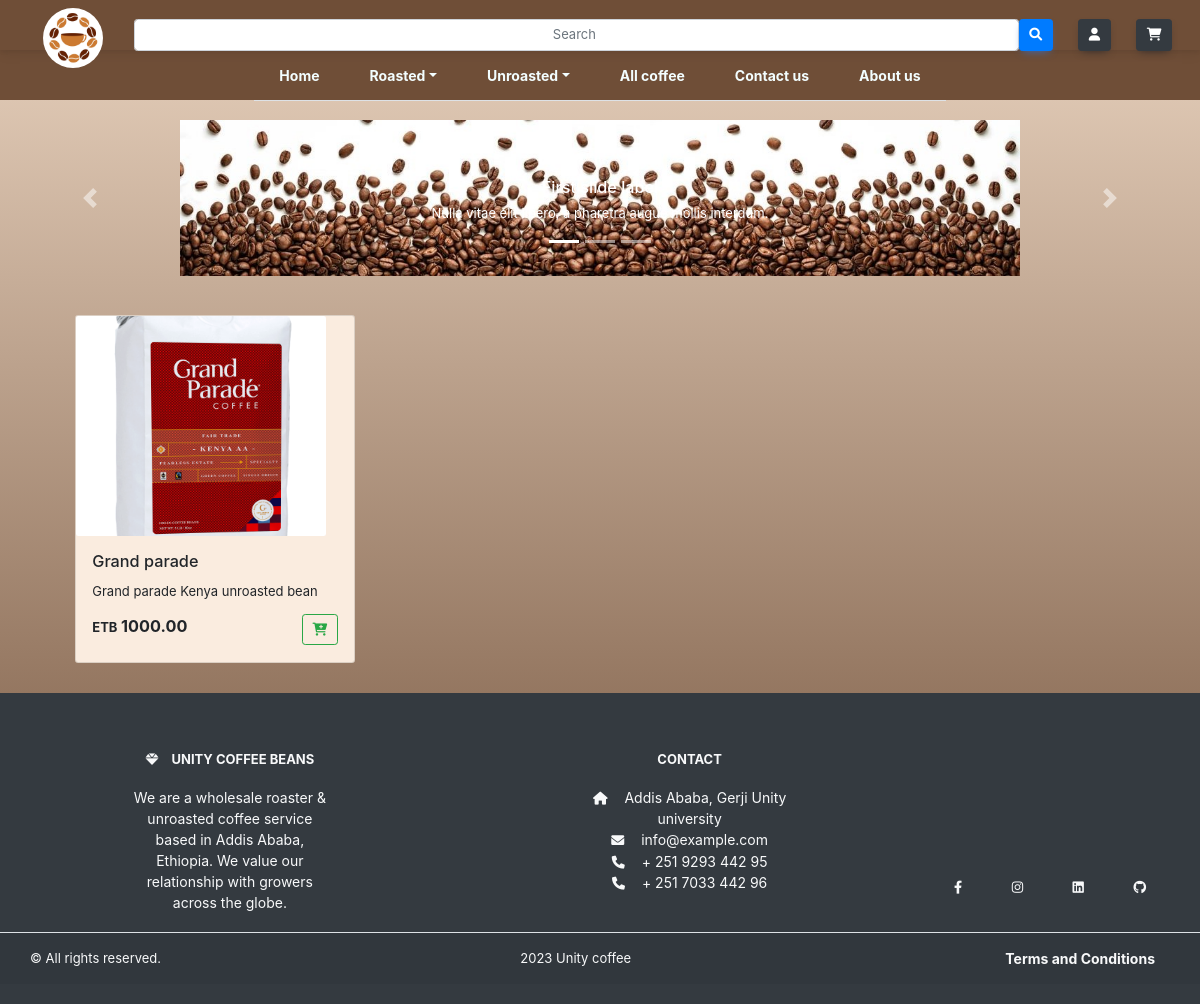
Screenshot of /category/unroasted-robusta.php with the database file from the repository.
### tables this page shows
CREATE TABLE IF NOT EXISTS `product` (
  `id` int NOT NULL AUTO_INCREMENT,
  `name` varchar(30) NOT NULL,
  `category` varchar(30) NOT NULL,
  `subcategory` varchar(30) NOT NULL,
  `description` varchar(60) NOT NULL,
  `price` decimal(10,2) NOT NULL,
  `img_uri` varchar(255) NOT NULL,
  PRIMARY KEY (`id`),
  UNIQUE KEY `id` (`id`),
  KEY `id_2` (`id`),
  KEY `id_3` (`id`)
);

### models/Product.php (called while the page is built, shortened)
<?php
class Product {
    private $name;
    private $description;
    private $price;
    private $img_uri;
    public function getName() {
        return $this->name;
    }
    public function setName($name) {
        $this->name = $name;
    }
    public function getDescription() {
        return $this->description;
    }
    public function setDescription($description) {
        $this->description = $description;
    }
    public function getPrice() {
        return $this->price;
    }
    public function setPrice($price) {
        $this->price = $price;
    }
    public function getImgUri() {
        return $this->img_uri;
    }
    public function setImgUri($img_uri) {
        $this->img_uri = $img_uri;
    }
}
?>

### category/unroasted-robusta.php (the view, shortened to what this page needs)
<?php
require_once '../models/Product.php';
require_once '../database/database.php';
?>
<!DOCTYPE html>
<html lang="en">
<head>
    <link href="../styles/fontawesome6/pro/css/all.css" rel="stylesheet" />
    <link rel="stylesheet" href="../styles/mdb/css/mdb.min.css">
    <link rel="stylesheet" href="../styles/bootstrap/css/bootstrap.min.css" />
    <link rel="stylesheet" href="../styles/styles.css">
</head>
<body class="bg-light" translate="transition">
    <header class="header">
        <nav class="navbar navbar-expand-sm">
            <div class="container-fluid">
                <a href="../" class="navbar-brand">
                    <img src="../images/logo.jpg" alt="Logo" style="width: 60px; height: 60px; margin-top: 40%;" class="rounded-circle float-start" />
                </a>
                <div style="display: flex; flex-direction: row; width: 100%; margin: auto; float: right">
                    <input type="search" name="searchInput" placeholder="Search" id="search_input" class="form-control" style="width: 100%;" onclick="openSearchPage()">
                    <button class="btn btn-primary" type="submit" style="margin-top: 20px; float: left;">
                        <i class="fa-solid fa-search"></i>
                    </button>
                </div>
                <a href="../signin.php">
                    <button class="btn btn-dark position-relative" style=" margin-left: 10px; margin-right: 10px;  margin-top: 20px; float: right;">
                        <i class="fa-user fa-solid"></i>
                    </button>
                </a>
                <div>
                    <button class="btn btn-dark position-relative" style="margin-top: 20px; float: right;">
                        <i class="fa-shopping-cart fa-solid mr-auto"></i>
                    </button>
                </div>
    </header>
    <nav class="bg-opacity-50">
        <ul class="nav nav-tabs flex-row">
            <li class="nav-item"><a href="../" class="">Home</a></li>
            <li class="navig nav-item" data-bs-toggle="dropdown">
                <div class="dropdown">
                    <a class="dropdown-toggle" data-bs-toggle="dropdown" href="#">
                        Roasted</a>
                </div>
            </li>
            <li class="nav-item" data-bs-toggle="dropdown">
                <div class="dropdown">
                    <a class="dropdown-toggle" data-bs-toggle="dropdown" href="">
                        Unroasted</a>
                </div>
            </li>
            <li class="nav-item"><a href="./all-coffee.php">All coffee</a></li>
            <li class="nav-item"><a href="../contact-up.php">Contact us</a></li>
            <li class="nav-item"><a href="../about-up.php">About us</a></li>
        </ul>
    </nav>
  <div id="carouselBasicExample" class="carousel slide carousel-fade" data-mdb-ride="carousel">
    <div class="carousel-indicators">
      <button type="button" data-mdb-target="#carouselBasicExample" data-mdb-slide-to="0" class="active" aria-current="true" aria-label="Slide 1"></button>
      <button type="button" data-mdb-target="#carouselBasicExample" data-mdb-slide-to="1" aria-label="Slide 2"></button>
      <button type="button" data-mdb-target="#carouselBasicExample" data-mdb-slide-to="2" aria-label="Slide 3"></button>
    </div>
    <div class="carousel-inner " style="height: 20%; max-width: 70%; margin: auto; margin-top: 20px;">
      <div class="carousel-item active">
        <img src="../images/coffee_bean_ad_background_1.jpg" class="d-block w-100" alt="Sunset Over the City" />
        <div class="carousel-caption d-none d-md-block">
          <h5>First slide label</h5>
          <p>Nulla vitae elit libero, a pharetra augue mollis interdum.</p>
        </div>
      </div>
    </div>
    <button class="carousel-control-prev" type="button" data-mdb-target="#carouselBasicExample" data-mdb-slide="prev">
      <span class="carousel-control-prev-icon" aria-hidden="true"></span>
    </button>
    <button class="carousel-control-next" type="button" data-mdb-target="#carouselBasicExample" data-mdb-slide="next">
      <span class="carousel-control-next-icon" aria-hidden="true"></span>
    </button>
  </div>
    <div class=" justify-content-center container-fluid mt-5" style="width: 90%">
        <div class="card-grid card-group">
            <?php
            $stmt = $conn->prepare("SELECT * FROM product WHERE category = 'unroasted' AND subcategory = 'robusta'");
            $stmt->execute();
            $results = $stmt->fetchAll(PDO::FETCH_ASSOC);
            foreach ($results as $result) {
                $product = new Product();
                $product->setId($result['id']);
                $product->setName($result['name']);
                $product->setCategory($result['category']);
                $product->setSubcategory($result['subcategory']);
                $product->setDescription($result['description']);
                $product->setPrice($result['price']);
                $product->setImgUri($result['img_uri']);
                $card =  "
              <div class='card hover-shadow hover-zoom'>
              <img src='../images/" . $product->getImgUri() . "' class='card-img hover-overlay' alt='Product Image'>
              <div class='card-body'>
                <h5 class='card-title'>" . $product->getName() . "</h5>
                <p class='card-text'>" . $product->getDescription() . "</p>
                <div class='d-flex align-items-center justify-content-between'>
                  <p class='card-subtitle'><span class='fw-bold'>ETB</span> <span class='h5 fw-bold'>" . $product->getPrice() . "</span></p>
                  <i class='btn btn-outline-success hover-shadow'><i class='fa-solid fa-cart-plus'></i></i>
                </div>
              </div>
            </div>
            ";
                echo $card;
            }
            ?>
        </div>
    </div>
    <footer class="text-center text-lg-start bg-dark text-light">
        <div class="d-flex flex-column flex-lg-row justify-content-between">
            <section class="">
                <div class="container text-center text-md-start mt-5">
                    <div class="row mt-3">
                        <div class="col-md-3 col-lg-4 col-xl-3 mx-auto mb-4">
                            <h6 class="text-uppercase fw-bold mb-4">
                                <i class="fas fa-gem me-3"></i>Unity coffee beans
                            </h6>
                            <p>
                                We are a wholesale roaster & unroasted coffee service based in Addis Ababa, Ethiopia.
                                We value our relationship with growers across the globe.
                            </p>
                        </div>
                        <div class="col-md-4 col-lg-3 col-xl-3 mx-auto mb-md-0 mb-4">
                            <h6 class="text-uppercase fw-bold mb-4">Contact</h6>
                            <p><i class="fas fa-home me-3"></i> Addis Ababa, Gerji Unity university</p>
                            <p>
                                <i class="fas fa-envelope me-3"></i>
                                info@example.com
                            </p>
                            <p><i class="fas fa-phone me-3"></i> + 251 9293 442 95</p>
                            <p><i class="fas fa-phone me-3"></i> + 251 7033 442 96</p>
                        </div>
                    </div>
                </div>
            </section>
            <section class="p-4 mt-auto">
                <div class="d-flex justify-content-center justify-content-lg-end">
                    <a href="" target="_blank" class="me-4 text-reset">
                        <i class="fab fa-facebook-f"></i>
                    </a>
                    <a href="" class="me-4 text-reset">
                        <i class="fab fa-instagram"></i>
                    </a>
                    <a href="www.linkedin.com/in/yaf8" target="_blank" class="me-4 text-reset">
                        <i class="fab fa-linkedin"></i>
                    </a>
                    <a href="https://github.com/yaf8" target="_blank" class="me-4 text-reset">
                        <i class="fab fa-github"></i>
                    </a>
                </div>
            </section>
        </div>
        <div class="d-flex justify-content-between border-top align-items-center" style="background-color: rgba(0, 0, 0, 0.05);">
            <div style="margin-left: 30px;">&copy; All rights reserved.</div>
            <div> 2023 Unity coffee</div>
            <div style="margin-right: 30px;"><a href="#" class="text-light" style="color: darkslategrey;">Terms and Conditions</a></div>
        </div>
    </footer>
</body>
</html>

### styles/styles.css (style rules this page uses)
* { box-sizing: border-box; font-size: small; }
header nav { font-size: medium; }
nav { background-color: #6F4E37; height: 50px; display: flex; justify-content: center; }
ul { list-style-type: none; margin: auto; padding: 0; display: flex; flex-direction: row; }
li { margin: 0 10px; }
a { display: block; color: #f3feff; text-align: center; padding: 15px; text-decoration: none; font-size: 14px; font-weight: bold; }
.dropdown { position: relative; }
.card { flex: 0 0 auto; max-width: 300px; max-width: 280px; margin-right: 10px; transition: all 0.3; background-color: #faecdf; }
.card img { max-width: 250px; max-height: 220px; }
footer { background-color: #333; color: white; padding: 20px 0; margin-top: 30px; }
footer p { margin: 0; font-size: 14px; }
.form-control { margin-top: 20px; text-align: center; }

### category/unroasted-robusta.php (style rules this page uses)
body { background: linear-gradient(to bottom, #e8d2be, #6F4E37); }
.card-grid { display: grid; grid-template-columns: repeat(auto-fit, minmax(200px, 1fr)); grid-gap: 10px; }
.card-img { object-fit: cover; }
.btn { display: block; margin-top: auto; margin-left: auto; }

### rows the page displays
product: img_uri (picture), name "Grand parade", description "Grand parade Kenya unroasted bean", price "1000.00"
